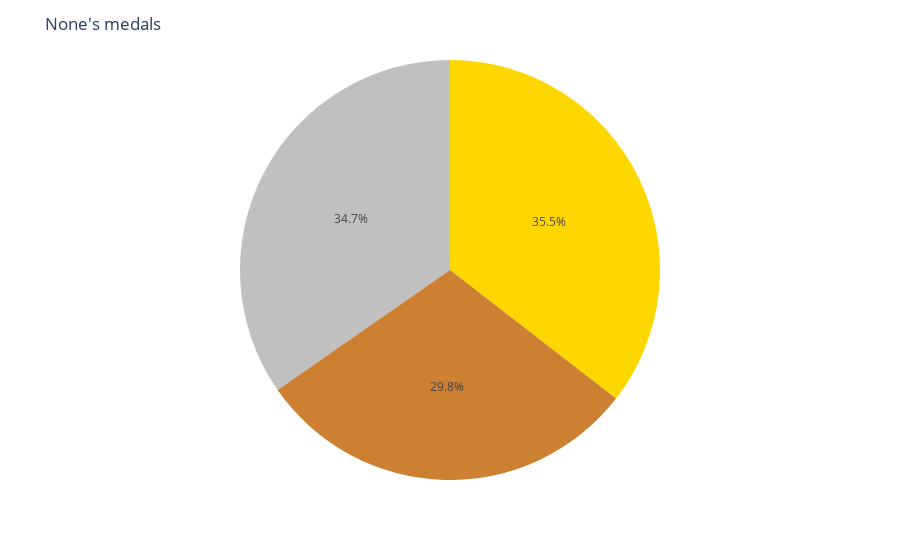

Here is the notebook cell this chart was saved with:
### Markdown cell above
# Medals
- Medal type per country, *share of a total* composition with a pie chart

### Code cell
fig = functions.pie_plot_medals(df, year=1896)
#fig = pie_plot_medals(df, country="Greece")
#fig = pie_plot_medals(df, year=1896, country="Greece")
fig.show()

### Figure 1 — Plotly figure (JSON) as saved in the notebook; plotly's stock layout.template omitted (floating-point values rounded to 4 significant figures)
{"data": [{"customdata": [["gold"], ["silver"], ["bronze"]], "domain": {"x": [0, 1], "y": [0, 1]}, "hovertemplate": "value=%{value}<br>index=%{customdata[0]}<extra></extra>", "legendgroup": "", "marker": {"colors": ["rgb(255, 215, 0)", "rgb(\t192, 192, 192)", "rgb(\t205, 127, 50)"]}, "name": "", "showlegend": false, "type": "pie", "values": [44, 43, 37]}], "layout": {"legend": {"title": {"text": "Medals"}, "tracegroupgap": 0}, "margin": {"t": 60}, "title": {"text": "None's medals"}}}
